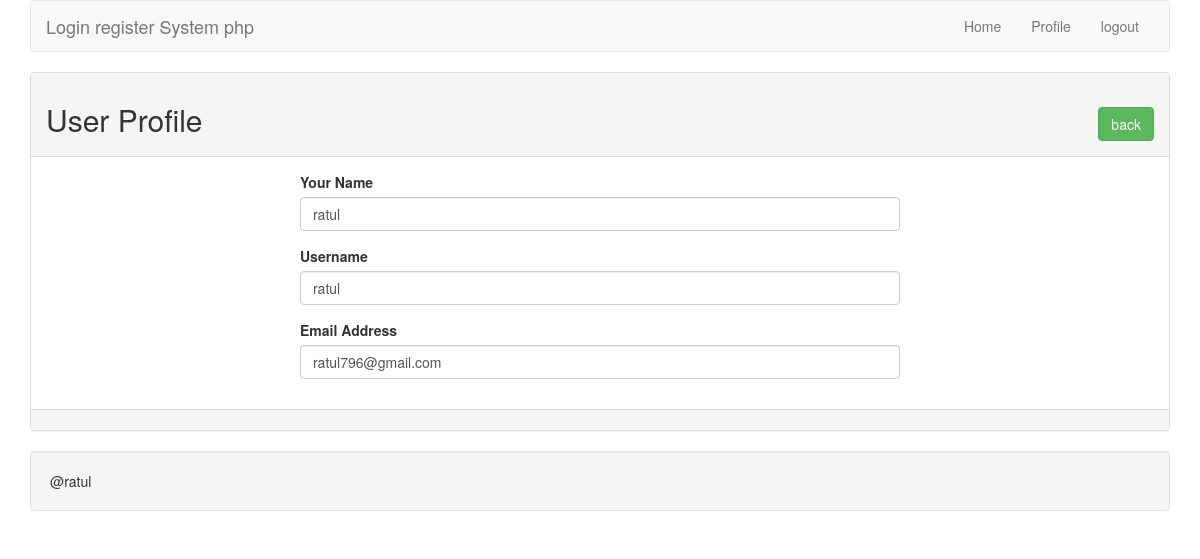
The page /profile.php?id=3 (signed in) on the database its author committed.
### tables this page shows
CREATE TABLE IF NOT EXISTS `tbl_user` (
  `id` int(11) NOT NULL AUTO_INCREMENT,
  `name` varchar(255) NOT NULL,
  `username` varchar(255) NOT NULL,
  `email` varchar(255) NOT NULL,
  `password` varchar(255) NOT NULL,
  PRIMARY KEY (`id`)
);

### lib/User.php (called while the page is built, shortened)
<?php
include 'Database.php';
class User{
    private $db;
    public function __construct(){
        $this->db=new Database();
    }
    public function getUserById($id){
      $sql = "SELECT * FROM tbl_user WHERE id = :id LIMIT 1";
      $query = $this->db->pdo->prepare($sql);
      $query->bindValue(':id',$id);
      $query->execute();
      $result = $query->fetch(PDO::FETCH_OBJ);
      return $result;
    }
}
 ?>

### lib/Database.php (called while the page is built)
<?php
class Database{
  private $hostdb = "localhost";
  private $userdb = "root";
  private $passdb = "";
  private $namedb = "raw_php_login";
  public $pdo;
    public function __construct(){
      if(!isset($this->pdo)){
        try{
          $link= new PDO("mysql:host=".$this->hostdb.";dbname=".$this->namedb,$this->userdb,$this->passdb);
          $link->setAttribute(PDO::ATTR_ERRMODE, PDO::ERRMODE_EXCEPTION);
          $link->exec("SET CHARACTER SET utf8");
          $this->pdo =$link;
        }catch(PDOException $e){
            die("fail to connect with database".$e->getMessage());
        }
      }
    }
}
 ?>

### profile.php (the view, shortened to what this page needs)
<?php
  include 'lib/user.php';
  include 'inc/file/header.php';
?>
  <?php
    if(isset($_GET['id'])){
      $userid = (int)$_GET['id'];
    }
   ?>
   <?php
       $user=new User();
    ?>
<div class="panel panel-default">
    <div class="panel-heading">
      <h2>User Profile <span class="pull-right"><a href="index.php" class="btn btn-success"> back</a></span> </h2>
    </div>
      <div class="panel-body">
        <div style="max-width:600px; margin:0 auto">
        <?php
          $userdata=$user->getUserById($userid);
          if($userdata){
         ?>
        <form  action="" method="POST">
          <div class="form-group">
            <label for="name">Your Name</label>
            <input type="text" id="name" name="name" class="form-control" value="<?php  echo $userdata->name;  ?>" />
          </div>
          <div class="form-group">
            <label for="name">Username</label>
            <input type="text" id="username" name="username" class="form-control" value="<?php  echo $userdata->username;  ?>" />
          </div>
          <div class="form-group">
            <label for="Email">Email Address</label>
            <input type="text" id="email" name="email" class="form-control"  value="<?php  echo $userdata->email;  ?>" />
          </div>
        </form>
        <?php
              }
       ?>
          </div>
      </div>
      <div class="panel-footer">
      </div>
    </div>
<?php include 'inc/file/footer.php'; ?>

### rows shown on the page
tbl_user: name "ratul", username "ratul", email "ratul796@gmail.com"
